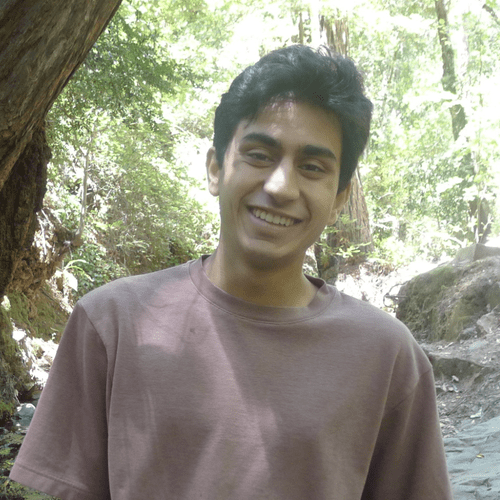
#> input picture 2/submission/inputs/headshotsquare.jpeg, 500 x 500 px
$ python part1.py
#> lines starting #> are read from the running program, lines starting #| are printed output that depends on the picture
import numpy as np
from scipy.signal import convolve2d
import time
import matplotlib.pyplot as plt
from skimage import io, img_as_float
from skimage.transform import rescale
import cv2


def convolve4loops(img, kernel):
    # Convolution implementation with 4 for loops
    assert kernel.ndim == 2 and kernel.shape[0] % 2 == 1 and kernel.shape[1] % 2 == 1
    height_padding = (kernel.shape[0] - 1) // 2
    width_padding = (kernel.shape[1] - 1) // 2
    height = img.shape[0]
#> height = 500
    width = img.shape[1]
#> width = 500
    padded_img = np.zeros((height + 2*height_padding, width + 2*width_padding))
    padded_img[height_padding:height_padding+height, width_padding:width_padding+width] = img
    flipped_kernel = kernel[::-1, ::-1]
    final_img = np.zeros((height, width))
    for i in range(height):
        for j in range(width):
            running_total = 0
            for k in range(0, kernel.shape[0]):
                for l in range(0, kernel.shape[1]):
                    running_total += padded_img[i+k, j+l] * flipped_kernel[k, l]
            final_img[i, j] = running_total
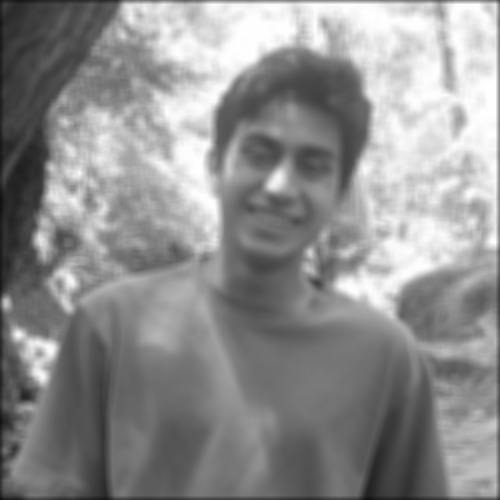
#> final_img: shape (500, 500) float64; min 0.0558, max 1, mean 0.562
    return final_img

def convolve2loops(img, kernel):
    # Convolution implementation with 2 for loops
    assert kernel.ndim == 2 and kernel.shape[0] % 2 == 1 and kernel.shape[1] % 2 == 1
    height_padding = (kernel.shape[0] - 1) // 2
    width_padding = (kernel.shape[1] - 1) // 2
    height = img.shape[0]
#> height = 500
    width = img.shape[1]
#> width = 500
    padded_img = np.zeros((height + 2*height_padding, width + 2*width_padding))
    padded_img[height_padding:height_padding+height, width_padding:width_padding+width] = img
    flipped_kernel = kernel[::-1, ::-1]
    final_img = np.zeros((height, width))
    for i in range(height):
        for j in range(width):
            final_img[i, j] = (padded_img[i:i+kernel.shape[0], j:j+kernel.shape[1]] * flipped_kernel).sum()
    return final_img

# 1.1
me = img_as_float(io.imread("inputs/headshotsquare.jpeg", as_gray=True))

plt.imsave("out_p1/original_gray.jpg", me, cmap="gray", vmin=0, vmax=1)
box_filter = np.ones((9, 9)) / 81

start = time.perf_counter()
box4 = convolve4loops(me, box_filter)
print(f"4 loops: {time.perf_counter() - start:.4f}s")
plt.imsave("out_p1/box_4loops.jpg", box4, cmap="gray", vmin=0, vmax=1)

start = time.perf_counter()
box2 = convolve2loops(me, box_filter)
print(f"2 loops: {time.perf_counter() - start:.4f}s")
plt.imsave("out_p1/box_2loops.jpg", box2, cmap="gray", vmin=0, vmax=1)

start = time.perf_counter()
boxS = convolve2d(me, box_filter, mode="same", boundary="fill", fillvalue=0)
print(f"scipy: {time.perf_counter() - start:.4f}s")
plt.imsave("out_p1/box_scipy.jpg", boxS, cmap="gray", vmin=0, vmax=1)

print("The 4 for-loop implementation is sound.", np.allclose(box4, boxS))
#| The 4 for-loop implementation is sound. True
print("The 2 for-loop implementation is sound.", np.allclose(box2, boxS))
#| The 2 for-loop implementation is sound. True


def save_derivative(img, kernel, path, bound=None):
    # Convolve with a derivative filter and change the bounds so that 0 is gray
#> called with kernel = array of shape (1, 3), path = 'out_p1/me_D_x.jpg'
    out_p1 = convolve2d(img, kernel, mode="same", boundary="fill", fillvalue=0)
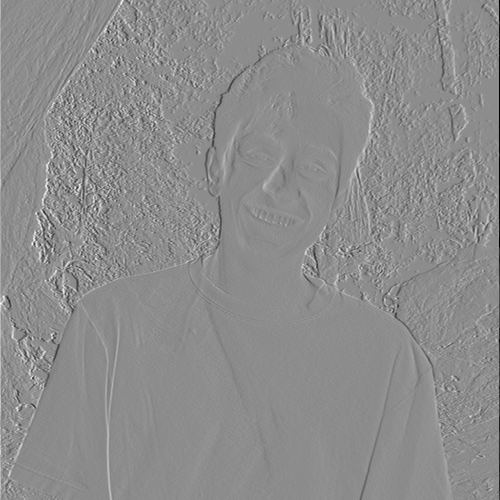
#> out_p1: shape (500, 500) float64; min -1, max 0.81, mean 0.00112; drawn with min black and max white
    bound = np.abs(out_p1).max() if bound is None else bound
#> bound = 1
    plt.imsave(path, out_p1, cmap="gray", vmin=-bound, vmax=bound)
    return out_p1

D_x = np.array([[1, 0, -1]])
D_y = np.array([[1], [0], [-1]])
me_D_x = save_derivative(me, D_x, "out_p1/me_D_x.jpg")
me_D_y = save_derivative(me, D_y, "out_p1/me_D_y.jpg")
#> call 2 of save_derivative, with kernel = array of shape (3, 1), path = 'out_p1/me_D_y.jpg'
#> in save_derivative (call 2), `out_p1 = convolve2d(img, kernel, mode="same", boundary="fill", fillval..`:
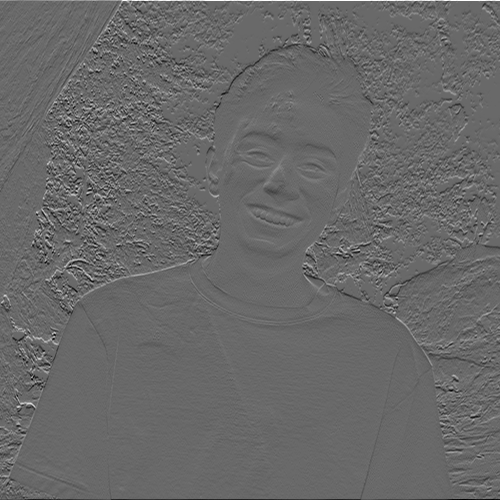
#> out_p1: shape (500, 500) float64; min -0.701, max 1, mean -0.000772; drawn with min black and max white

# 1.2
cameraman = img_as_float(io.imread("inputs/cameraman.png", as_gray=True))
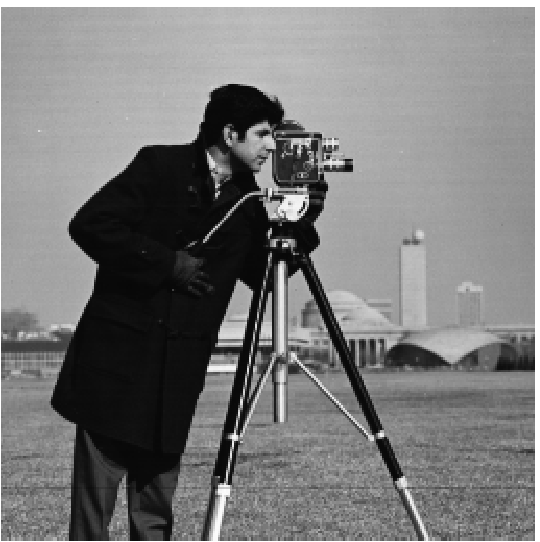
#> input picture 2/submission/inputs/cameraman.png, 540 x 542 px
#> cameraman is the input picture: shape (542, 540) float64; min 0.0275, max 1, mean 0.479
cameraman_D_x = save_derivative(cameraman, D_x, "out_p1/cameraman_D_x.jpg")
cameraman_D_y = save_derivative(cameraman, D_y, "out_p1/cameraman_D_y.jpg")

grad_mag_cameraman = np.sqrt(cameraman_D_x**2 + cameraman_D_y**2)
plt.imsave("out_p1/cameraman_gradient.jpg", grad_mag_cameraman, cmap="gray", vmin=0, vmax=grad_mag_cameraman.max())

thresholds = [0.2, 0.25, 0.3, 0.35, 0.4]
fig, axes = plt.subplots(1, len(thresholds), figsize=(4 * len(thresholds), 4))
for ax, t in zip(axes, thresholds):
    ax.imshow(grad_mag_cameraman >= t, cmap="gray", vmin=0, vmax=1)
    ax.set_title(f"t = {t}")
    ax.axis("off")
plt.savefig("out_p1/thresholds.png")

# We choose threshold 0.25
plt.imsave("out_p1/cameraman_edges.jpg", grad_mag_cameraman >= 0.25, cmap="gray", vmin=0, vmax=1)

# 1.3
gaussian_1d = cv2.getGaussianKernel(ksize=9, sigma=(9-1)/6)
gaussian_2d = np.outer(gaussian_1d, gaussian_1d)

DoG_x = convolve2d(gaussian_2d, D_x, mode="same")
DoG_y = convolve2d(gaussian_2d, D_y, mode="same")

def show_filter(f, path, title=""):
    # Show the filter
#> called with f = array of shape (9, 9), path = 'out_p1/filter_G.jpg', title = 'Gaussian'
    bound = np.abs(f).max()
    plt.figure(figsize=(4, 4))
    plt.imshow(f, cmap="gray", vmin=-bound, vmax=bound, interpolation="nearest")
    plt.colorbar()
    plt.title(title)
    plt.axis("off")
    plt.savefig(path, bbox_inches="tight")
    plt.close()

show_filter(gaussian_2d, "out_p1/filter_G.jpg", "Gaussian")
show_filter(DoG_x, "out_p1/filter_DoG_x.jpg", "DoG_x")
show_filter(DoG_y, "out_p1/filter_DoG_y.jpg", "DoG_y")
#> call 3 of show_filter, with f = array of shape (9, 9), path = 'out_p1/filter_DoG_y.jpg', title = 'DoG_y'
#> in show_filter (call 3), `plt.savefig(path, bbox_inches="tight")`:
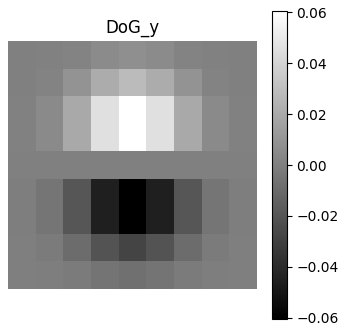
#> figure drawn by matplotlib, 2 panels

# Method 1: Blur, then derivative
cameraman_blurred = convolve2d(cameraman, gaussian_2d, mode="same", boundary="fill", fillvalue=0)
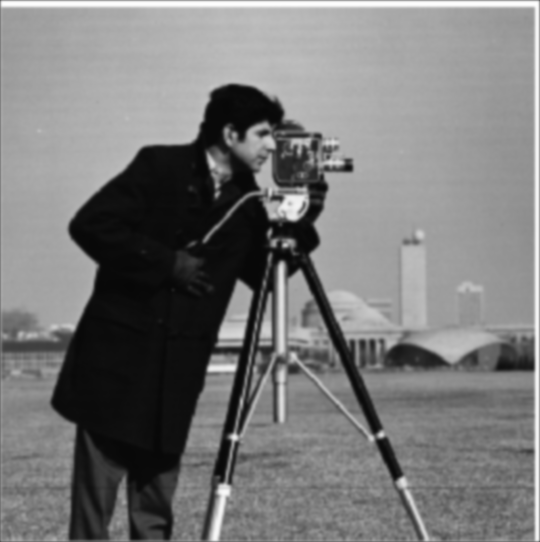
#> cameraman_blurred: shape (542, 540) float64; min 0.0289, max 0.996, mean 0.476
plt.imsave("out_p1/cameraman_blurred.jpg", cameraman_blurred, cmap="gray", vmin=0, vmax=1)
cam_blur_D_x = save_derivative(cameraman_blurred, D_x, "out_p1/cam_blur_D_x.jpg", bound=0.53)
cam_blur_D_y = save_derivative(cameraman_blurred, D_y, "out_p1/cam_blur_D_y.jpg", bound=0.53)

# Method 2: #Doboth
cam_blur_D_x_g = save_derivative(cameraman, DoG_x, "out_p1/cam_blur_D_x_g.jpg", bound=0.53)
cam_blur_D_y_g = save_derivative(cameraman, DoG_y, "out_p1/cam_blur_D_y_g.jpg", bound=0.53)
p = gaussian_2d.shape[0]

grad_mag_cameraman_m1 = np.sqrt(cam_blur_D_x**2 + cam_blur_D_y**2)
plt.imsave("out_p1/cameraman_edges_method1.jpg", grad_mag_cameraman_m1 >= 0.125, cmap="gray", vmin=0, vmax=grad_mag_cameraman_m1.max())
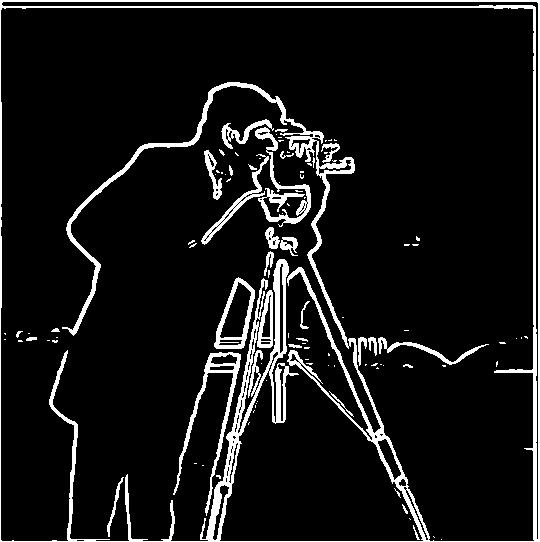
#> saved as cameraman_edges_method1.jpg: shape (542, 540, 3); min 0, max 255, mean 22.7
grad_mag_cameraman_m2 = np.sqrt(cam_blur_D_x_g**2 + cam_blur_D_y_g**2)
plt.imsave("out_p1/cameraman_edges_method2.jpg", grad_mag_cameraman_m1 >= 0.125, cmap="gray", vmin=0, vmax=grad_mag_cameraman_m1.max())
